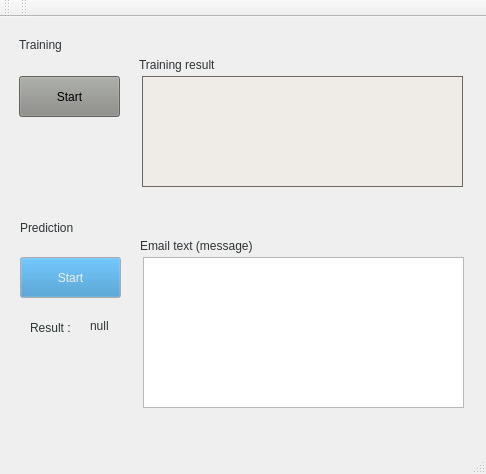
<?xml version="1.0" encoding="UTF-8"?>
<ui version="4.0">
 <class>MainWindow</class>
 <widget class="QMainWindow" name="MainWindow">
  <property name="geometry">
   <rect>
    <x>0</x>
    <y>0</y>
    <width>486</width>
    <height>474</height>
   </rect>
  </property>
  <property name="windowTitle">
   <string>MainWindow</string>
  </property>
  <widget class="QWidget" name="centralWidget">
   <widget class="QWidget" name="widget" native="true">
    <property name="geometry">
     <rect>
      <x>9</x>
      <y>9</y>
      <width>461</width>
      <height>171</height>
     </rect>
    </property>
    <property name="palette">
     <palette>
      <active>
       <colorrole role="WindowText">
        <brush brushstyle="SolidPattern">
         <color alpha="255">
          <red>46</red>
          <green>52</green>
          <blue>54</blue>
         </color>
        </brush>
       </colorrole>
       <colorrole role="Light">
        <brush brushstyle="SolidPattern">
         <color alpha="255">
          <red>136</red>
          <green>138</green>
          <blue>133</blue>
         </color>
        </brush>
       </colorrole>
       <colorrole role="BrightText">
        <brush brushstyle="SolidPattern">
         <color alpha="255">
          <red>136</red>
          <green>138</green>
          <blue>133</blue>
         </color>
        </brush>
       </colorrole>
       <colorrole role="Base">
        <brush brushstyle="SolidPattern">
         <color alpha="255">
          <red>239</red>
          <green>235</green>
          <blue>231</blue>
         </color>
        </brush>
       </colorrole>
       <colorrole role="Window">
        <brush brushstyle="SolidPattern">
         <color alpha="255">
          <red>136</red>
          <green>138</green>
          <blue>133</blue>
         </color>
        </brush>
       </colorrole>
       <colorrole role="AlternateBase">
        <brush brushstyle="SolidPattern">
         <color alpha="255">
          <red>136</red>
          <green>138</green>
          <blue>133</blue>
         </color>
        </brush>
       </colorrole>
      </active>
      <inactive>
       <colorrole role="WindowText">
        <brush brushstyle="SolidPattern">
         <color alpha="255">
          <red>46</red>
          <green>52</green>
          <blue>54</blue>
         </color>
        </brush>
       </colorrole>
       <colorrole role="Light">
        <brush brushstyle="SolidPattern">
         <color alpha="255">
          <red>136</red>
          <green>138</green>
          <blue>133</blue>
         </color>
        </brush>
       </colorrole>
       <colorrole role="BrightText">
        <brush brushstyle="SolidPattern">
         <color alpha="255">
          <red>136</red>
          <green>138</green>
          <blue>133</blue>
         </color>
        </brush>
       </colorrole>
       <colorrole role="Base">
        <brush brushstyle="SolidPattern">
         <color alpha="255">
          <red>239</red>
          <green>235</green>
          <blue>231</blue>
         </color>
        </brush>
       </colorrole>
       <colorrole role="Window">
        <brush brushstyle="SolidPattern">
         <color alpha="255">
          <red>136</red>
          <green>138</green>
          <blue>133</blue>
         </color>
        </brush>
       </colorrole>
       <colorrole role="AlternateBase">
        <brush brushstyle="SolidPattern">
         <color alpha="255">
          <red>136</red>
          <green>138</green>
          <blue>133</blue>
         </color>
        </brush>
       </colorrole>
      </inactive>
      <disabled>
       <colorrole role="WindowText">
        <brush brushstyle="SolidPattern">
         <color alpha="255">
          <red>190</red>
          <green>190</green>
          <blue>190</blue>
         </color>
        </brush>
       </colorrole>
       <colorrole role="Light">
        <brush brushstyle="SolidPattern">
         <color alpha="255">
          <red>136</red>
          <green>138</green>
          <blue>133</blue>
         </color>
        </brush>
       </colorrole>
       <colorrole role="BrightText">
        <brush brushstyle="SolidPattern">
         <color alpha="255">
          <red>136</red>
          <green>138</green>
          <blue>133</blue>
         </color>
        </brush>
       </colorrole>
       <colorrole role="Base">
        <brush brushstyle="SolidPattern">
         <color alpha="255">
          <red>136</red>
          <green>138</green>
          <blue>133</blue>
         </color>
        </brush>
       </colorrole>
       <colorrole role="Window">
        <brush brushstyle="SolidPattern">
         <color alpha="255">
          <red>136</red>
          <green>138</green>
          <blue>133</blue>
         </color>
        </brush>
       </colorrole>
       <colorrole role="AlternateBase">
        <brush brushstyle="SolidPattern">
         <color alpha="255">
          <red>136</red>
          <green>138</green>
          <blue>133</blue>
         </color>
        </brush>
       </colorrole>
      </disabled>
     </palette>
    </property>
    <widget class="QLabel" name="label">
     <property name="geometry">
      <rect>
       <x>10</x>
       <y>10</y>
       <width>67</width>
       <height>17</height>
      </rect>
     </property>
     <property name="text">
      <string>Training</string>
     </property>
    </widget>
    <widget class="QPlainTextEdit" name="plainTextEdit">
     <property name="geometry">
      <rect>
       <x>133</x>
       <y>50</y>
       <width>321</width>
       <height>111</height>
      </rect>
     </property>
    </widget>
    <widget class="QPushButton" name="pushButton">
     <property name="geometry">
      <rect>
       <x>10</x>
       <y>50</y>
       <width>101</width>
       <height>41</height>
      </rect>
     </property>
     <property name="palette">
      <palette>
       <active>
        <colorrole role="WindowText">
         <brush brushstyle="SolidPattern">
          <color alpha="255">
           <red>255</red>
           <green>255</green>
           <blue>255</blue>
          </color>
         </brush>
        </colorrole>
        <colorrole role="Button">
         <brush brushstyle="SolidPattern">
          <color alpha="255">
           <red>136</red>
           <green>138</green>
           <blue>133</blue>
          </color>
         </brush>
        </colorrole>
        <colorrole role="Text">
         <brush brushstyle="SolidPattern">
          <color alpha="255">
           <red>255</red>
           <green>255</green>
           <blue>255</blue>
          </color>
         </brush>
        </colorrole>
       </active>
       <inactive>
        <colorrole role="WindowText">
         <brush brushstyle="SolidPattern">
          <color alpha="255">
           <red>255</red>
           <green>255</green>
           <blue>255</blue>
          </color>
         </brush>
        </colorrole>
        <colorrole role="Button">
         <brush brushstyle="SolidPattern">
          <color alpha="255">
           <red>136</red>
           <green>138</green>
           <blue>133</blue>
          </color>
         </brush>
        </colorrole>
        <colorrole role="Text">
         <brush brushstyle="SolidPattern">
          <color alpha="255">
           <red>255</red>
           <green>255</green>
           <blue>255</blue>
          </color>
         </brush>
        </colorrole>
       </inactive>
       <disabled>
        <colorrole role="WindowText">
         <brush brushstyle="SolidPattern">
          <color alpha="255">
           <red>190</red>
           <green>190</green>
           <blue>190</blue>
          </color>
         </brush>
        </colorrole>
        <colorrole role="Button">
         <brush brushstyle="SolidPattern">
          <color alpha="255">
           <red>136</red>
           <green>138</green>
           <blue>133</blue>
          </color>
         </brush>
        </colorrole>
        <colorrole role="Text">
         <brush brushstyle="SolidPattern">
          <color alpha="255">
           <red>190</red>
           <green>190</green>
           <blue>190</blue>
          </color>
         </brush>
        </colorrole>
       </disabled>
      </palette>
     </property>
     <property name="text">
      <string>Start</string>
     </property>
    </widget>
    <widget class="QLabel" name="label_5">
     <property name="geometry">
      <rect>
       <x>130</x>
       <y>30</y>
       <width>121</width>
       <height>17</height>
      </rect>
     </property>
     <property name="text">
      <string>Training result</string>
     </property>
    </widget>
   </widget>
   <widget class="QWidget" name="widget_2" native="true">
    <property name="geometry">
     <rect>
      <x>10</x>
      <y>190</y>
      <width>461</width>
      <height>221</height>
     </rect>
    </property>
    <property name="palette">
     <palette>
      <active>
       <colorrole role="WindowText">
        <brush brushstyle="SolidPattern">
         <color alpha="255">
          <red>46</red>
          <green>52</green>
          <blue>54</blue>
         </color>
        </brush>
       </colorrole>
      </active>
      <inactive>
       <colorrole role="WindowText">
        <brush brushstyle="SolidPattern">
         <color alpha="255">
          <red>46</red>
          <green>52</green>
          <blue>54</blue>
         </color>
        </brush>
       </colorrole>
      </inactive>
      <disabled>
       <colorrole role="WindowText">
        <brush brushstyle="SolidPattern">
         <color alpha="255">
          <red>190</red>
          <green>190</green>
          <blue>190</blue>
         </color>
        </brush>
       </colorrole>
      </disabled>
     </palette>
    </property>
    <widget class="QLabel" name="label_2">
     <property name="geometry">
      <rect>
       <x>10</x>
       <y>10</y>
       <width>81</width>
       <height>21</height>
      </rect>
     </property>
     <property name="text">
      <string>Prediction</string>
     </property>
    </widget>
    <widget class="QPlainTextEdit" name="plainTextEdit_2">
     <property name="geometry">
      <rect>
       <x>133</x>
       <y>50</y>
       <width>321</width>
       <height>151</height>
      </rect>
     </property>
    </widget>
    <widget class="QPushButton" name="pushButton_2">
     <property name="geometry">
      <rect>
       <x>10</x>
       <y>50</y>
       <width>101</width>
       <height>41</height>
      </rect>
     </property>
     <property name="palette">
      <palette>
       <active>
        <colorrole role="WindowText">
         <brush brushstyle="SolidPattern">
          <color alpha="255">
           <red>255</red>
           <green>255</green>
           <blue>255</blue>
          </color>
         </brush>
        </colorrole>
        <colorrole role="Button">
         <brush brushstyle="SolidPattern">
          <color alpha="255">
           <red>48</red>
           <green>140</green>
           <blue>198</blue>
          </color>
         </brush>
        </colorrole>
        <colorrole role="Text">
         <brush brushstyle="SolidPattern">
          <color alpha="255">
           <red>255</red>
           <green>255</green>
           <blue>255</blue>
          </color>
         </brush>
        </colorrole>
        <colorrole role="ButtonText">
         <brush brushstyle="SolidPattern">
          <color alpha="255">
           <red>238</red>
           <green>238</green>
           <blue>236</blue>
          </color>
         </brush>
        </colorrole>
       </active>
       <inactive>
        <colorrole role="WindowText">
         <brush brushstyle="SolidPattern">
          <color alpha="255">
           <red>255</red>
           <green>255</green>
           <blue>255</blue>
          </color>
         </brush>
        </colorrole>
        <colorrole role="Button">
         <brush brushstyle="SolidPattern">
          <color alpha="255">
           <red>48</red>
           <green>140</green>
           <blue>198</blue>
          </color>
         </brush>
        </colorrole>
        <colorrole role="Text">
         <brush brushstyle="SolidPattern">
          <color alpha="255">
           <red>255</red>
           <green>255</green>
           <blue>255</blue>
          </color>
         </brush>
        </colorrole>
        <colorrole role="ButtonText">
         <brush brushstyle="SolidPattern">
          <color alpha="255">
           <red>238</red>
           <green>238</green>
           <blue>236</blue>
          </color>
         </brush>
        </colorrole>
       </inactive>
       <disabled>
        <colorrole role="WindowText">
         <brush brushstyle="SolidPattern">
          <color alpha="255">
           <red>190</red>
           <green>190</green>
           <blue>190</blue>
          </color>
         </brush>
        </colorrole>
        <colorrole role="Button">
         <brush brushstyle="SolidPattern">
          <color alpha="255">
           <red>48</red>
           <green>140</green>
           <blue>198</blue>
          </color>
         </brush>
        </colorrole>
        <colorrole role="Text">
         <brush brushstyle="SolidPattern">
          <color alpha="255">
           <red>190</red>
           <green>190</green>
           <blue>190</blue>
          </color>
         </brush>
        </colorrole>
        <colorrole role="ButtonText">
         <brush brushstyle="SolidPattern">
          <color alpha="255">
           <red>190</red>
           <green>190</green>
           <blue>190</blue>
          </color>
         </brush>
        </colorrole>
       </disabled>
      </palette>
     </property>
     <property name="text">
      <string>Start</string>
     </property>
    </widget>
    <widget class="QLabel" name="label_3">
     <property name="geometry">
      <rect>
       <x>20</x>
       <y>110</y>
       <width>51</width>
       <height>21</height>
      </rect>
     </property>
     <property name="text">
      <string>Result :</string>
     </property>
    </widget>
    <widget class="QLabel" name="label_4">
     <property name="geometry">
      <rect>
       <x>80</x>
       <y>110</y>
       <width>41</width>
       <height>17</height>
      </rect>
     </property>
     <property name="text">
      <string>null</string>
     </property>
    </widget>
    <widget class="QLabel" name="label_6">
     <property name="geometry">
      <rect>
       <x>130</x>
       <y>30</y>
       <width>221</width>
       <height>17</height>
      </rect>
     </property>
     <property name="text">
      <string>Email text (message)</string>
     </property>
    </widget>
   </widget>
  </widget>
  <widget class="QMenuBar" name="menuBar">
   <property name="geometry">
    <rect>
     <x>0</x>
     <y>0</y>
     <width>486</width>
     <height>22</height>
    </rect>
   </property>
  </widget>
  <widget class="QToolBar" name="mainToolBar">
   <attribute name="toolBarArea">
    <enum>TopToolBarArea</enum>
   </attribute>
   <attribute name="toolBarBreak">
    <bool>false</bool>
   </attribute>
  </widget>
  <widget class="QStatusBar" name="statusBar"/>
  <widget class="QToolBar" name="toolBar">
   <property name="windowTitle">
    <string>toolBar</string>
   </property>
   <attribute name="toolBarArea">
    <enum>TopToolBarArea</enum>
   </attribute>
   <attribute name="toolBarBreak">
    <bool>false</bool>
   </attribute>
  </widget>
 </widget>
 <layoutdefault spacing="6" margin="11"/>
 <resources/>
 <connections/>
</ui>
